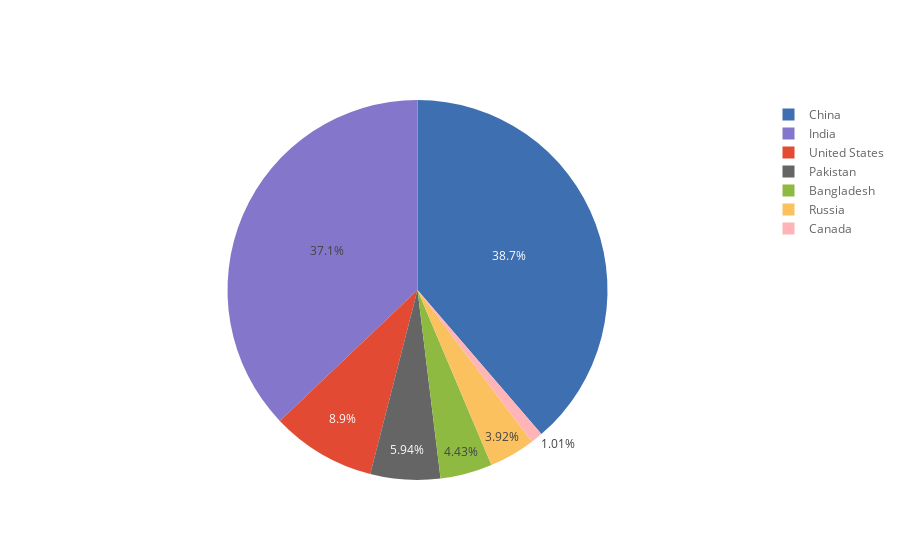

The notebook cell saved with this chart:
### Code cell
df_pivot_2020.iplot(kind='pie',values='2020',labels='country')

### Figure 1 — Plotly figure (JSON) as saved in the notebook; plotly's stock layout.template omitted (floating-point values rounded to 4 significant figures)
{"data": [{"labels": ["United States", "China", "India", "Pakistan", "Russia", "Bangladesh", "Canada"], "marker": {"colors": ["rgba(226, 74, 51, 1.0)", "rgba(62, 111, 176, 1.0)", "rgba(132, 118, 202, 1.0)", "rgba(101, 101, 101, 1.0)", "rgba(251, 193, 94, 1.0)", "rgba(142, 186, 66, 1.0)", "rgba(255, 181, 184, 1.0)"]}, "name": "", "type": "pie", "values": [331002651, 1439323776, 1380004385, 220892340, 145934462, 164689383, 37742154]}], "layout": {"legend": {"bgcolor": "#FFFFFF", "font": {"color": "#666666"}}, "paper_bgcolor": "#FFFFFF", "plot_bgcolor": "#E5E5E5", "titlefont": {"color": "#151516"}}}
